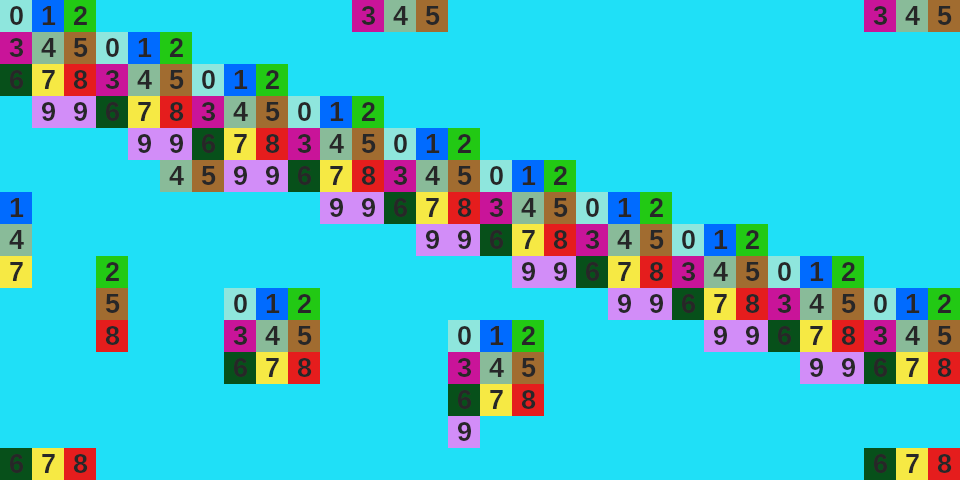

Tiled map render using the project's own tile images. Description and the map definition, with tile-layer contents summarised, below:
An orthogonal 30x15 tile map with 32x32 px tiles, 1 tile layer (Tile Layer 1), 2 tilesets and 1 object (StartPosition).

<map version="1.10" tiledversion="1.10.2" orientation="orthogonal" renderorder="right-down" width="30" height="15" tilewidth="32" tileheight="32" infinite="0" nextlayerid="3" nextobjectid="2">
 <tileset firstgid="1" source="../tsx/test.tsx" />
 <tileset firstgid="12" source="../tsx/numbers2.tsx" />
 <layer id="1" name="Tile Layer 1" width="30" height="15">
  <data>[450 cells, 450 non-empty, 11 distinct tile ids]</data>
 </layer>
 <objectgroup id="2" name="Object Layer 1">
  <object id="1" name="StartPosition" x="322.076" y="82.1341">
   <point />
  </object>
 </objectgroup>
</map>
